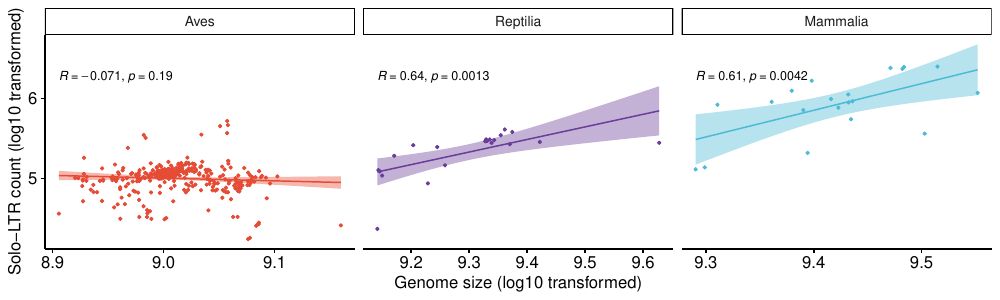

Write the R code that produced this figure.
# Figure 1B
rm(list = ls())

require("writexl")
library("dplyr",quietly=T)
library("ggplot2",quietly = T)
library("ggpubr",quietly = T)


setwd("Source_Data/Figure_1/Figure_1B/")
data.df.1B<-read_excel("Figure_1B.xlsx")

### Figure_2B
p.Fig1B<-ggscatter(data.df.1B %>% mutate(clade=factor(clade,levels=c("Aves","Reptilia","Mammalia"))), x = "fasize.log", y = "solo.count.log10", size = 0.8, color="clade",add = "reg.line", 
                   conf.int = T,cor.coef =T,cor.coef.size=3,
                   add.params = list(color = "clade", fill = "clade", size = 0.5),
                   show.legend.text = T) +
  scale_color_manual(values=c("#E64B35","#6a3d9a","#4DBBD5"))+
  scale_fill_manual(values=c("#E64B35","#6a3d9a","#4DBBD5"))+
  xlab("Genome size (log10 transformed)")+ylab("Solo-LTR count (log10 transformed)")+
  theme(legend.position = "none")+facet_wrap(.~clade,scales = "free_x") + 
  theme(strip.background = element_rect(fill=NA))
p.Fig1B
ggsave("Figure_1B.pdf",width = 10,height = 3)
